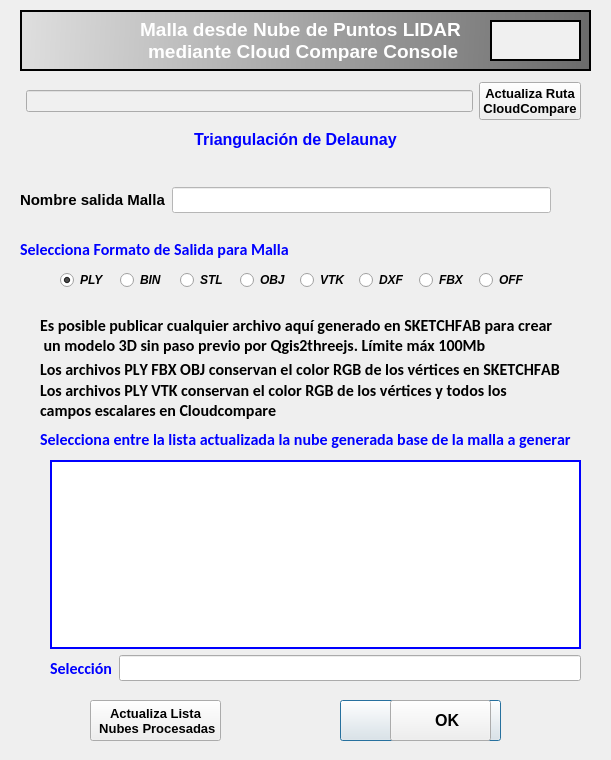
<?xml version="1.0" encoding="UTF-8"?>
<ui version="4.0">
 <class>Formulario</class>
 <widget class="QDialog" name="Formulario">
  <property name="geometry">
   <rect>
    <x>0</x>
    <y>0</y>
    <width>611</width>
    <height>760</height>
   </rect>
  </property>
  <property name="sizePolicy">
   <sizepolicy hsizetype="Expanding" vsizetype="Preferred">
    <horstretch>0</horstretch>
    <verstretch>0</verstretch>
   </sizepolicy>
  </property>
  <property name="font">
   <font>
    <family>Arial</family>
    <pointsize>11</pointsize>
    <weight>75</weight>
    <bold>true</bold>
   </font>
  </property>
  <property name="windowTitle">
   <string>Proceso DEM nube de puntos LIDAR Consola Cloud Compare</string>
  </property>
  <property name="windowIcon">
   <iconset>
    <normaloff>../icons/help.png</normaloff>../icons/help.png</iconset>
  </property>
  <property name="windowOpacity">
   <double>1.000000000000000</double>
  </property>
  <property name="autoFillBackground">
   <bool>true</bool>
  </property>
  <property name="modal">
   <bool>true</bool>
  </property>
  <widget class="QLabel" name="lbicon">
   <property name="geometry">
    <rect>
     <x>20</x>
     <y>10</y>
     <width>71</width>
     <height>61</height>
    </rect>
   </property>
   <property name="maximumSize">
    <size>
     <width>200</width>
     <height>200</height>
    </size>
   </property>
   <property name="cursor">
    <cursorShape>ArrowCursor</cursorShape>
   </property>
   <property name="text">
    <string/>
   </property>
   <property name="pixmap">
    <pixmap>../icons/ICONACBDEM.png</pixmap>
   </property>
   <property name="scaledContents">
    <bool>true</bool>
   </property>
   <property name="alignment">
    <set>Qt::AlignCenter</set>
   </property>
   <property name="openExternalLinks">
    <bool>false</bool>
   </property>
  </widget>
  <widget class="QLabel" name="lbmarco">
   <property name="geometry">
    <rect>
     <x>20</x>
     <y>10</y>
     <width>571</width>
     <height>61</height>
    </rect>
   </property>
   <property name="maximumSize">
    <size>
     <width>16777215</width>
     <height>55555</height>
    </size>
   </property>
   <property name="font">
    <font>
     <family>Cascadia Code</family>
     <pointsize>18</pointsize>
     <weight>75</weight>
     <italic>true</italic>
     <bold>true</bold>
    </font>
   </property>
   <property name="styleSheet">
    <string notr="true">background-color: qlineargradient(spread:pad, x1:0, y1:0, x2:1, y2:0.00568182, stop:0 rgba(223, 223, 223, 255), stop:1 rgba(107, 107, 107, 255));</string>
   </property>
   <property name="frameShape">
    <enum>QFrame::Box</enum>
   </property>
   <property name="frameShadow">
    <enum>QFrame::Plain</enum>
   </property>
   <property name="lineWidth">
    <number>2</number>
   </property>
   <property name="text">
    <string>&lt;html&gt;&lt;head/&gt;&lt;body&gt;&lt;p&gt;&lt;br/&gt;&lt;/p&gt;&lt;/body&gt;&lt;/html&gt;</string>
   </property>
   <property name="alignment">
    <set>Qt::AlignCenter</set>
   </property>
  </widget>
  <widget class="QPushButton" name="btnccomp">
   <property name="geometry">
    <rect>
     <x>340</x>
     <y>700</y>
     <width>161</width>
     <height>41</height>
    </rect>
   </property>
   <property name="maximumSize">
    <size>
     <width>300</width>
     <height>80</height>
    </size>
   </property>
   <property name="font">
    <font>
     <family>Arial</family>
     <pointsize>10</pointsize>
     <weight>75</weight>
     <bold>true</bold>
    </font>
   </property>
   <property name="text">
    <string notr="true">   Crea Malla</string>
   </property>
   <property name="icon">
    <iconset>
     <normaloff>../icons/malla.png</normaloff>../icons/malla.png</iconset>
   </property>
   <property name="iconSize">
    <size>
     <width>60</width>
     <height>60</height>
    </size>
   </property>
   <property name="autoDefault">
    <bool>true</bool>
   </property>
   <property name="flat">
    <bool>false</bool>
   </property>
  </widget>
  <widget class="QLabel" name="label_38">
   <property name="geometry">
    <rect>
     <x>120</x>
     <y>20</y>
     <width>361</width>
     <height>41</height>
    </rect>
   </property>
   <property name="maximumSize">
    <size>
     <width>800</width>
     <height>16777215</height>
    </size>
   </property>
   <property name="font">
    <font>
     <family>Arial</family>
     <pointsize>14</pointsize>
     <weight>75</weight>
     <italic>false</italic>
     <bold>true</bold>
    </font>
   </property>
   <property name="styleSheet">
    <string notr="true">color: rgb(255, 255, 255);</string>
   </property>
   <property name="text">
    <string>Malla desde Nube de Puntos LIDAR
 mediante Cloud Compare Console</string>
   </property>
   <property name="alignment">
    <set>Qt::AlignCenter</set>
   </property>
  </widget>
  <widget class="QWidget" name="layoutWidget">
   <property name="geometry">
    <rect>
     <x>20</x>
     <y>80</y>
     <width>561</width>
     <height>42</height>
    </rect>
   </property>
   <layout class="QGridLayout" name="gridLayout">
    <item row="0" column="0">
     <widget class="QgsFileWidget" name="filecc">
      <property name="maximumSize">
       <size>
        <width>200</width>
        <height>16777215</height>
       </size>
      </property>
      <property name="useLink">
       <bool>false</bool>
      </property>
      <property name="fullUrl">
       <bool>false</bool>
      </property>
      <property name="dialogTitle">
       <string extracomment="Selecciona el archivo CloudCompare.exe en la ruta de instalación"/>
      </property>
     </widget>
    </item>
    <item row="0" column="2">
     <widget class="QPushButton" name="pbrutacc">
      <property name="font">
       <font>
        <family>Arial</family>
        <pointsize>10</pointsize>
        <weight>75</weight>
        <bold>true</bold>
       </font>
      </property>
      <property name="text">
       <string>Actualiza Ruta
CloudCompare</string>
      </property>
     </widget>
    </item>
    <item row="0" column="1">
     <widget class="QLineEdit" name="lerutacc">
      <property name="font">
       <font>
        <family>Arial</family>
        <pointsize>9</pointsize>
        <weight>75</weight>
        <italic>false</italic>
        <bold>true</bold>
       </font>
      </property>
      <property name="styleSheet">
       <string notr="true">color: rgb(0, 0, 0);
background-color: rgb(240, 240, 240);</string>
      </property>
      <property name="alignment">
       <set>Qt::AlignLeading|Qt::AlignLeft|Qt::AlignVCenter</set>
      </property>
      <property name="readOnly">
       <bool>true</bool>
      </property>
     </widget>
    </item>
   </layout>
  </widget>
  <widget class="QLabel" name="lbproceso">
   <property name="geometry">
    <rect>
     <x>140</x>
     <y>130</y>
     <width>311</width>
     <height>41</height>
    </rect>
   </property>
   <property name="font">
    <font>
     <family>Arial</family>
     <pointsize>10</pointsize>
     <weight>9</weight>
     <italic>false</italic>
     <bold>false</bold>
    </font>
   </property>
   <property name="styleSheet">
    <string notr="true">color: rgb(0, 0, 0);
font: 75 10pt &quot;Arial&quot;;</string>
   </property>
   <property name="frameShape">
    <enum>QFrame::NoFrame</enum>
   </property>
   <property name="frameShadow">
    <enum>QFrame::Plain</enum>
   </property>
   <property name="lineWidth">
    <number>1</number>
   </property>
   <property name="text">
    <string>&lt;html&gt;&lt;head/&gt;&lt;body&gt;&lt;p&gt;&lt;span style=&quot; font-size:12pt; font-weight:600; color:#0000ff;&quot;&gt;Triangulación de Delaunay&lt;/span&gt;&lt;/p&gt;&lt;/body&gt;&lt;/html&gt;</string>
   </property>
   <property name="alignment">
    <set>Qt::AlignHCenter|Qt::AlignTop</set>
   </property>
  </widget>
  <widget class="QPushButton" name="pbcierra">
   <property name="geometry">
    <rect>
     <x>390</x>
     <y>700</y>
     <width>101</width>
     <height>41</height>
    </rect>
   </property>
   <property name="font">
    <font>
     <family>Arial</family>
     <pointsize>12</pointsize>
     <weight>75</weight>
     <bold>true</bold>
    </font>
   </property>
   <property name="text">
    <string>   OK</string>
   </property>
   <property name="icon">
    <iconset>
     <normaloff>../icons/accept.png</normaloff>../icons/accept.png</iconset>
   </property>
   <property name="iconSize">
    <size>
     <width>20</width>
     <height>20</height>
    </size>
   </property>
  </widget>
  <widget class="QLabel" name="label_77">
   <property name="geometry">
    <rect>
     <x>20</x>
     <y>240</y>
     <width>291</width>
     <height>19</height>
    </rect>
   </property>
   <property name="font">
    <font>
     <family>Calibri</family>
     <pointsize>12</pointsize>
     <weight>75</weight>
     <italic>false</italic>
     <bold>true</bold>
     <kerning>false</kerning>
    </font>
   </property>
   <property name="styleSheet">
    <string notr="true">color: rgb(0, 0, 255);</string>
   </property>
   <property name="text">
    <string>Selecciona Formato de Salida para Malla</string>
   </property>
  </widget>
  <widget class="QWidget" name="layoutWidget">
   <property name="geometry">
    <rect>
     <x>60</x>
     <y>270</y>
     <width>473</width>
     <height>21</height>
    </rect>
   </property>
   <layout class="QGridLayout" name="gridLayout_4">
    <item row="0" column="5">
     <widget class="QRadioButton" name="rbdxf">
      <property name="font">
       <font>
        <family>Arial</family>
        <pointsize>9</pointsize>
        <weight>75</weight>
        <italic>true</italic>
        <bold>true</bold>
       </font>
      </property>
      <property name="styleSheet">
       <string notr="true">color: rgb(0, 0, 0);</string>
      </property>
      <property name="text">
       <string>DXF</string>
      </property>
      <property name="checked">
       <bool>false</bool>
      </property>
      <property name="autoExclusive">
       <bool>true</bool>
      </property>
     </widget>
    </item>
    <item row="0" column="7">
     <widget class="QRadioButton" name="rboff">
      <property name="font">
       <font>
        <family>Arial</family>
        <pointsize>9</pointsize>
        <weight>75</weight>
        <italic>true</italic>
        <bold>true</bold>
       </font>
      </property>
      <property name="styleSheet">
       <string notr="true">color: rgb(0, 0, 0);</string>
      </property>
      <property name="text">
       <string>OFF</string>
      </property>
      <property name="checked">
       <bool>false</bool>
      </property>
      <property name="autoExclusive">
       <bool>true</bool>
      </property>
     </widget>
    </item>
    <item row="0" column="0">
     <widget class="QRadioButton" name="rbply">
      <property name="font">
       <font>
        <family>Arial</family>
        <pointsize>9</pointsize>
        <weight>75</weight>
        <italic>true</italic>
        <bold>true</bold>
       </font>
      </property>
      <property name="styleSheet">
       <string notr="true">color: rgb(0, 0, 0);</string>
      </property>
      <property name="text">
       <string>PLY</string>
      </property>
      <property name="checked">
       <bool>true</bool>
      </property>
      <property name="autoExclusive">
       <bool>true</bool>
      </property>
     </widget>
    </item>
    <item row="0" column="6">
     <widget class="QRadioButton" name="rbfbx">
      <property name="font">
       <font>
        <family>Arial</family>
        <pointsize>9</pointsize>
        <weight>75</weight>
        <italic>true</italic>
        <bold>true</bold>
       </font>
      </property>
      <property name="styleSheet">
       <string notr="true">color: rgb(0, 0, 0);</string>
      </property>
      <property name="text">
       <string>FBX</string>
      </property>
      <property name="checked">
       <bool>false</bool>
      </property>
      <property name="autoExclusive">
       <bool>true</bool>
      </property>
     </widget>
    </item>
    <item row="0" column="2">
     <widget class="QRadioButton" name="rbstl">
      <property name="minimumSize">
       <size>
        <width>0</width>
        <height>0</height>
       </size>
      </property>
      <property name="font">
       <font>
        <family>Arial</family>
        <pointsize>9</pointsize>
        <weight>75</weight>
        <italic>true</italic>
        <bold>true</bold>
       </font>
      </property>
      <property name="styleSheet">
       <string notr="true">color: rgb(0, 0, 0);</string>
      </property>
      <property name="text">
       <string>STL</string>
      </property>
      <property name="autoExclusive">
       <bool>true</bool>
      </property>
     </widget>
    </item>
    <item row="0" column="1">
     <widget class="QRadioButton" name="rbbin">
      <property name="font">
       <font>
        <family>Arial</family>
        <pointsize>9</pointsize>
        <weight>75</weight>
        <italic>true</italic>
        <bold>true</bold>
       </font>
      </property>
      <property name="styleSheet">
       <string notr="true">color: rgb(0, 0, 0);</string>
      </property>
      <property name="text">
       <string>BIN</string>
      </property>
      <property name="autoExclusive">
       <bool>true</bool>
      </property>
     </widget>
    </item>
    <item row="0" column="3">
     <widget class="QRadioButton" name="rbobj">
      <property name="font">
       <font>
        <family>Arial</family>
        <pointsize>9</pointsize>
        <weight>75</weight>
        <italic>true</italic>
        <bold>true</bold>
       </font>
      </property>
      <property name="styleSheet">
       <string notr="true">color: rgb(0, 0, 0);</string>
      </property>
      <property name="text">
       <string>OBJ</string>
      </property>
      <property name="autoExclusive">
       <bool>true</bool>
      </property>
     </widget>
    </item>
    <item row="0" column="4">
     <widget class="QRadioButton" name="rbvtk">
      <property name="font">
       <font>
        <family>Arial</family>
        <pointsize>9</pointsize>
        <weight>75</weight>
        <italic>true</italic>
        <bold>true</bold>
       </font>
      </property>
      <property name="styleSheet">
       <string notr="true">color: rgb(0, 0, 0);</string>
      </property>
      <property name="text">
       <string>VTK</string>
      </property>
      <property name="checked">
       <bool>false</bool>
      </property>
      <property name="autoExclusive">
       <bool>true</bool>
      </property>
     </widget>
    </item>
   </layout>
  </widget>
  <widget class="QPushButton" name="pbactlista">
   <property name="geometry">
    <rect>
     <x>90</x>
     <y>700</y>
     <width>131</width>
     <height>41</height>
    </rect>
   </property>
   <property name="font">
    <font>
     <family>Arial</family>
     <pointsize>10</pointsize>
     <weight>75</weight>
     <bold>true</bold>
    </font>
   </property>
   <property name="text">
    <string>Actualiza Lista
 Nubes Procesadas</string>
   </property>
  </widget>
  <widget class="QWidget" name="layoutWidget">
   <property name="geometry">
    <rect>
     <x>50</x>
     <y>460</y>
     <width>531</width>
     <height>221</height>
    </rect>
   </property>
   <layout class="QGridLayout" name="gridLayout_5">
    <item row="1" column="1">
     <widget class="QLineEdit" name="qlseleccionada">
      <property name="font">
       <font>
        <family>Arial</family>
        <pointsize>11</pointsize>
        <weight>75</weight>
        <bold>true</bold>
       </font>
      </property>
      <property name="styleSheet">
       <string notr="true">color: rgb(0, 0, 255);</string>
      </property>
      <property name="alignment">
       <set>Qt::AlignLeading|Qt::AlignLeft|Qt::AlignVCenter</set>
      </property>
      <property name="clearButtonEnabled">
       <bool>true</bool>
      </property>
     </widget>
    </item>
    <item row="1" column="0">
     <widget class="QLabel" name="label_78">
      <property name="font">
       <font>
        <family>Calibri</family>
        <pointsize>12</pointsize>
        <weight>75</weight>
        <italic>false</italic>
        <bold>true</bold>
        <kerning>false</kerning>
       </font>
      </property>
      <property name="styleSheet">
       <string notr="true">color: rgb(0, 0, 255);</string>
      </property>
      <property name="text">
       <string>Selección</string>
      </property>
     </widget>
    </item>
    <item row="0" column="0" colspan="2">
     <widget class="QListWidget" name="qlw_lista">
      <property name="sizePolicy">
       <sizepolicy hsizetype="Expanding" vsizetype="Expanding">
        <horstretch>0</horstretch>
        <verstretch>0</verstretch>
       </sizepolicy>
      </property>
      <property name="font">
       <font>
        <family>Arial</family>
        <pointsize>9</pointsize>
        <weight>75</weight>
        <bold>true</bold>
        <kerning>true</kerning>
       </font>
      </property>
      <property name="autoFillBackground">
       <bool>true</bool>
      </property>
      <property name="styleSheet">
       <string notr="true">color: rgb(0, 0, 255);</string>
      </property>
      <property name="frameShape">
       <enum>QFrame::Box</enum>
      </property>
      <property name="frameShadow">
       <enum>QFrame::Plain</enum>
      </property>
      <property name="lineWidth">
       <number>2</number>
      </property>
      <property name="showDropIndicator" stdset="0">
       <bool>false</bool>
      </property>
      <property name="textElideMode">
       <enum>Qt::ElideLeft</enum>
      </property>
      <property name="itemAlignment">
       <set>Qt::AlignRight</set>
      </property>
      <property name="sortingEnabled">
       <bool>false</bool>
      </property>
     </widget>
    </item>
   </layout>
  </widget>
  <widget class="QLabel" name="label_79">
   <property name="geometry">
    <rect>
     <x>40</x>
     <y>310</y>
     <width>531</width>
     <height>51</height>
    </rect>
   </property>
   <property name="font">
    <font>
     <family>Calibri</family>
     <pointsize>12</pointsize>
     <weight>75</weight>
     <italic>false</italic>
     <bold>true</bold>
     <kerning>false</kerning>
    </font>
   </property>
   <property name="styleSheet">
    <string notr="true">color: rgb(0, 0, 0);</string>
   </property>
   <property name="text">
    <string>Es posible publicar cualquier archivo aquí generado en SKETCHFAB para crear
 un modelo 3D sin paso previo por Qgis2threejs. Límite máx 100Mb</string>
   </property>
  </widget>
  <widget class="QLabel" name="label_80">
   <property name="geometry">
    <rect>
     <x>40</x>
     <y>360</y>
     <width>541</width>
     <height>19</height>
    </rect>
   </property>
   <property name="font">
    <font>
     <family>Calibri</family>
     <pointsize>12</pointsize>
     <weight>75</weight>
     <italic>false</italic>
     <bold>true</bold>
     <kerning>false</kerning>
    </font>
   </property>
   <property name="styleSheet">
    <string notr="true">color: rgb(0, 0, 0);</string>
   </property>
   <property name="text">
    <string>Los archivos PLY FBX OBJ conservan el color RGB de los vértices en SKETCHFAB</string>
   </property>
  </widget>
  <widget class="QLabel" name="label_81">
   <property name="geometry">
    <rect>
     <x>40</x>
     <y>380</y>
     <width>541</width>
     <height>41</height>
    </rect>
   </property>
   <property name="font">
    <font>
     <family>Calibri</family>
     <pointsize>12</pointsize>
     <weight>75</weight>
     <italic>false</italic>
     <bold>true</bold>
     <kerning>false</kerning>
    </font>
   </property>
   <property name="styleSheet">
    <string notr="true">color: rgb(0, 0, 0);</string>
   </property>
   <property name="text">
    <string>Los archivos PLY VTK conservan el color RGB de los vértices y todos los 
campos escalares en Cloudcompare</string>
   </property>
  </widget>
  <widget class="QLabel" name="label_82">
   <property name="geometry">
    <rect>
     <x>40</x>
     <y>430</y>
     <width>551</width>
     <height>19</height>
    </rect>
   </property>
   <property name="font">
    <font>
     <family>Calibri</family>
     <pointsize>12</pointsize>
     <weight>75</weight>
     <italic>false</italic>
     <bold>true</bold>
     <kerning>false</kerning>
    </font>
   </property>
   <property name="styleSheet">
    <string notr="true">color: rgb(0, 0, 255);</string>
   </property>
   <property name="text">
    <string>Selecciona entre la lista actualizada la nube generada base de la malla a generar</string>
   </property>
  </widget>
  <widget class="QLabel" name="lbproceso3">
   <property name="geometry">
    <rect>
     <x>490</x>
     <y>20</y>
     <width>91</width>
     <height>41</height>
    </rect>
   </property>
   <property name="font">
    <font>
     <family>Arial</family>
     <pointsize>9</pointsize>
     <weight>11</weight>
     <italic>false</italic>
     <bold>false</bold>
    </font>
   </property>
   <property name="styleSheet">
    <string notr="true">color: rgb(0, 0, 0);
background-color: rgb(240, 240, 240);
alternate-background-color: rgb(255, 255, 255);
font: 87 9pt &quot;Arial&quot;;</string>
   </property>
   <property name="frameShape">
    <enum>QFrame::Box</enum>
   </property>
   <property name="frameShadow">
    <enum>QFrame::Plain</enum>
   </property>
   <property name="lineWidth">
    <number>2</number>
   </property>
   <property name="text">
    <string/>
   </property>
   <property name="pixmap">
    <pixmap>../icons/malla.png</pixmap>
   </property>
   <property name="scaledContents">
    <bool>true</bool>
   </property>
   <property name="alignment">
    <set>Qt::AlignLeading|Qt::AlignLeft|Qt::AlignTop</set>
   </property>
   <property name="wordWrap">
    <bool>true</bool>
   </property>
  </widget>
  <widget class="QWidget" name="layoutWidget">
   <property name="geometry">
    <rect>
     <x>20</x>
     <y>180</y>
     <width>531</width>
     <height>41</height>
    </rect>
   </property>
   <layout class="QGridLayout" name="gridLayout_3">
    <item row="0" column="0">
     <widget class="QLabel" name="label_36">
      <property name="maximumSize">
       <size>
        <width>300</width>
        <height>16777215</height>
       </size>
      </property>
      <property name="font">
       <font>
        <family>Arial</family>
        <pointsize>11</pointsize>
        <weight>75</weight>
        <italic>false</italic>
        <bold>true</bold>
       </font>
      </property>
      <property name="text">
       <string>Nombre salida Malla</string>
      </property>
     </widget>
    </item>
    <item row="0" column="1">
     <widget class="QLineEdit" name="qlelidar">
      <property name="font">
       <font>
        <family>Arial</family>
        <pointsize>11</pointsize>
        <weight>75</weight>
        <bold>true</bold>
       </font>
      </property>
      <property name="styleSheet">
       <string notr="true">background-color: rgb(255, 255, 255);</string>
      </property>
      <property name="alignment">
       <set>Qt::AlignRight|Qt::AlignTrailing|Qt::AlignVCenter</set>
      </property>
     </widget>
    </item>
   </layout>
  </widget>
  <zorder>layoutWidget</zorder>
  <zorder>layoutWidget</zorder>
  <zorder>layoutWidget</zorder>
  <zorder>lbmarco</zorder>
  <zorder>lbicon</zorder>
  <zorder>btnccomp</zorder>
  <zorder>label_38</zorder>
  <zorder>pbcierra</zorder>
  <zorder>label_77</zorder>
  <zorder>pbactlista</zorder>
  <zorder>label_79</zorder>
  <zorder>label_80</zorder>
  <zorder>label_81</zorder>
  <zorder>label_82</zorder>
  <zorder>lbproceso3</zorder>
  <zorder>lbproceso</zorder>
  <zorder>layoutWidget</zorder>
 </widget>
 <customwidgets>
  <customwidget>
   <class>QgsFileWidget</class>
   <extends>QWidget</extends>
   <header>qgsfilewidget.h</header>
  </customwidget>
 </customwidgets>
 <resources/>
 <connections/>
</ui>
